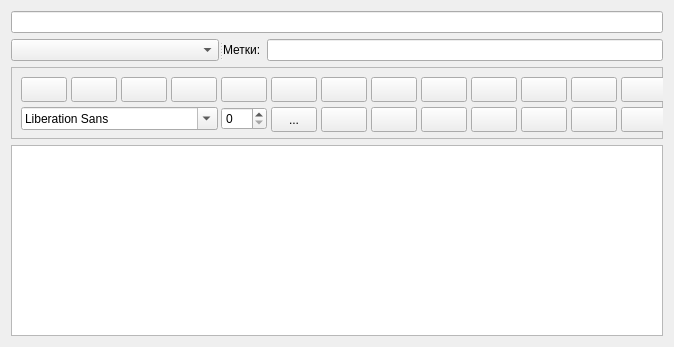
<?xml version="1.0" encoding="UTF-8"?>
<ui version="4.0">
 <class>NoteEditorWidget</class>
 <widget class="QWidget" name="NoteEditorWidget">
  <property name="geometry">
   <rect>
    <x>0</x>
    <y>0</y>
    <width>674</width>
    <height>347</height>
   </rect>
  </property>
  <property name="sizePolicy">
   <sizepolicy hsizetype="Expanding" vsizetype="Expanding">
    <horstretch>0</horstretch>
    <verstretch>0</verstretch>
   </sizepolicy>
  </property>
  <property name="minimumSize">
   <size>
    <width>672</width>
    <height>0</height>
   </size>
  </property>
  <property name="windowTitle">
   <string notr="true"/>
  </property>
  <layout class="QVBoxLayout" name="verticalLayout_2">
   <item>
    <layout class="QVBoxLayout" name="verticalLayout">
     <property name="sizeConstraint">
      <enum>QLayout::SetNoConstraint</enum>
     </property>
     <item>
      <widget class="QLineEdit" name="noteName"/>
     </item>
     <item>
      <widget class="QSplitter" name="splitterTagsNotebooks">
       <property name="orientation">
        <enum>Qt::Horizontal</enum>
       </property>
       <widget class="QComboBox" name="notebookComboBox"/>
       <widget class="QWidget" name="layoutWidget">
        <layout class="QHBoxLayout" name="horizontalLayout">
         <property name="sizeConstraint">
          <enum>QLayout::SetNoConstraint</enum>
         </property>
         <item>
          <widget class="QLabel" name="tagsLabel">
           <property name="text">
            <string>Метки:</string>
           </property>
           <property name="buddy">
            <cstring>tags</cstring>
           </property>
          </widget>
         </item>
         <item>
          <widget class="QLineEdit" name="tags"/>
         </item>
        </layout>
       </widget>
      </widget>
     </item>
     <item>
      <widget class="QFrame" name="frameButtons">
       <property name="sizePolicy">
        <sizepolicy hsizetype="Minimum" vsizetype="Preferred">
         <horstretch>0</horstretch>
         <verstretch>0</verstretch>
        </sizepolicy>
       </property>
       <property name="minimumSize">
        <size>
         <width>0</width>
         <height>72</height>
        </size>
       </property>
       <property name="maximumSize">
        <size>
         <width>1280</width>
         <height>16777215</height>
        </size>
       </property>
       <property name="frameShape">
        <enum>QFrame::StyledPanel</enum>
       </property>
       <property name="frameShadow">
        <enum>QFrame::Raised</enum>
       </property>
       <widget class="QPushButton" name="buttonUndo">
        <property name="geometry">
         <rect>
          <x>10</x>
          <y>10</y>
          <width>46</width>
          <height>25</height>
         </rect>
        </property>
        <property name="toolTip">
         <string>Отмена (Ctrl+Z)</string>
        </property>
        <property name="text">
         <string notr="true"/>
        </property>
        <property name="icon">
         <iconset theme="edit-undo">
          <normaloff/>
         </iconset>
        </property>
        <property name="autoDefault">
         <bool>false</bool>
        </property>
        <property name="default">
         <bool>false</bool>
        </property>
        <property name="flat">
         <bool>false</bool>
        </property>
       </widget>
       <widget class="QPushButton" name="buttonRedo">
        <property name="geometry">
         <rect>
          <x>60</x>
          <y>10</y>
          <width>46</width>
          <height>25</height>
         </rect>
        </property>
        <property name="toolTip">
         <string>Повторить (Ctrl+Y)</string>
        </property>
        <property name="text">
         <string notr="true"/>
        </property>
        <property name="icon">
         <iconset theme="edit-redo">
          <normaloff/>
         </iconset>
        </property>
        <property name="flat">
         <bool>false</bool>
        </property>
       </widget>
       <widget class="QPushButton" name="buttonCut">
        <property name="geometry">
         <rect>
          <x>110</x>
          <y>10</y>
          <width>46</width>
          <height>25</height>
         </rect>
        </property>
        <property name="toolTip">
         <string>Вырезать (Ctrl+X)</string>
        </property>
        <property name="text">
         <string notr="true"/>
        </property>
        <property name="icon">
         <iconset theme="edit-cut">
          <normaloff/>
         </iconset>
        </property>
       </widget>
       <widget class="QPushButton" name="buttonCopy">
        <property name="geometry">
         <rect>
          <x>160</x>
          <y>10</y>
          <width>46</width>
          <height>25</height>
         </rect>
        </property>
        <property name="toolTip">
         <string>Копировать (Ctrl+C)</string>
        </property>
        <property name="text">
         <string notr="true"/>
        </property>
        <property name="icon">
         <iconset theme="edit-copy">
          <normaloff/>
         </iconset>
        </property>
       </widget>
       <widget class="QPushButton" name="buttonPaste">
        <property name="geometry">
         <rect>
          <x>210</x>
          <y>10</y>
          <width>46</width>
          <height>25</height>
         </rect>
        </property>
        <property name="toolTip">
         <string>Вставить (Ctrl+V)</string>
        </property>
        <property name="text">
         <string notr="true"/>
        </property>
        <property name="icon">
         <iconset theme="edit-paste">
          <normaloff/>
         </iconset>
        </property>
       </widget>
       <widget class="QPushButton" name="buttonFormatTextBold">
        <property name="geometry">
         <rect>
          <x>260</x>
          <y>10</y>
          <width>46</width>
          <height>25</height>
         </rect>
        </property>
        <property name="toolTip">
         <string>Полужирный (Ctrl+B)</string>
        </property>
        <property name="text">
         <string notr="true"/>
        </property>
        <property name="icon">
         <iconset theme="format-text-bold">
          <normaloff/>
         </iconset>
        </property>
        <property name="checkable">
         <bool>true</bool>
        </property>
       </widget>
       <widget class="QPushButton" name="buttonFormatTextItalic">
        <property name="geometry">
         <rect>
          <x>310</x>
          <y>10</y>
          <width>46</width>
          <height>25</height>
         </rect>
        </property>
        <property name="toolTip">
         <string>Курсив (Ctrl+I)</string>
        </property>
        <property name="text">
         <string notr="true"/>
        </property>
        <property name="icon">
         <iconset theme="format-text-italic">
          <normaloff/>
         </iconset>
        </property>
        <property name="checkable">
         <bool>true</bool>
        </property>
       </widget>
       <widget class="QPushButton" name="buttonFormatTextUnderlined">
        <property name="geometry">
         <rect>
          <x>360</x>
          <y>10</y>
          <width>46</width>
          <height>25</height>
         </rect>
        </property>
        <property name="toolTip">
         <string>Подчеркнутый (Ctrl+U)</string>
        </property>
        <property name="text">
         <string notr="true"/>
        </property>
        <property name="icon">
         <iconset theme="format-text-underline">
          <normaloff/>
         </iconset>
        </property>
        <property name="checkable">
         <bool>true</bool>
        </property>
       </widget>
       <widget class="QPushButton" name="buttonFormatTextStrikethrough">
        <property name="geometry">
         <rect>
          <x>410</x>
          <y>10</y>
          <width>46</width>
          <height>25</height>
         </rect>
        </property>
        <property name="toolTip">
         <string>Зачеркнутый (Ctrl+S)</string>
        </property>
        <property name="text">
         <string notr="true"/>
        </property>
        <property name="icon">
         <iconset theme="format-text-strikethrough">
          <normaloff/>
         </iconset>
        </property>
        <property name="checkable">
         <bool>true</bool>
        </property>
       </widget>
       <widget class="QPushButton" name="buttonFormatTextAlignLeft">
        <property name="geometry">
         <rect>
          <x>460</x>
          <y>10</y>
          <width>46</width>
          <height>25</height>
         </rect>
        </property>
        <property name="toolTip">
         <string>По левому краю (Ctrl+L)</string>
        </property>
        <property name="text">
         <string notr="true"/>
        </property>
        <property name="icon">
         <iconset theme="format-justify-left">
          <normaloff/>
         </iconset>
        </property>
        <property name="checkable">
         <bool>true</bool>
        </property>
        <property name="checked">
         <bool>false</bool>
        </property>
       </widget>
       <widget class="QPushButton" name="buttonFormatTextAlignCenter">
        <property name="geometry">
         <rect>
          <x>510</x>
          <y>10</y>
          <width>46</width>
          <height>25</height>
         </rect>
        </property>
        <property name="toolTip">
         <string>По центру (Ctrl+E)</string>
        </property>
        <property name="text">
         <string notr="true"/>
        </property>
        <property name="icon">
         <iconset theme="format-justify-center">
          <normaloff/>
         </iconset>
        </property>
        <property name="checkable">
         <bool>true</bool>
        </property>
       </widget>
       <widget class="QPushButton" name="buttonFormatTextAlignRight">
        <property name="geometry">
         <rect>
          <x>560</x>
          <y>10</y>
          <width>46</width>
          <height>25</height>
         </rect>
        </property>
        <property name="toolTip">
         <string>По правому краю (Ctrl+R)</string>
        </property>
        <property name="text">
         <string notr="true"/>
        </property>
        <property name="icon">
         <iconset theme="format-justify-right">
          <normaloff/>
         </iconset>
        </property>
        <property name="checkable">
         <bool>true</bool>
        </property>
       </widget>
       <widget class="QPushButton" name="buttonAddHorizontalLine">
        <property name="geometry">
         <rect>
          <x>360</x>
          <y>40</y>
          <width>46</width>
          <height>25</height>
         </rect>
        </property>
        <property name="sizePolicy">
         <sizepolicy hsizetype="Minimum" vsizetype="Fixed">
          <horstretch>0</horstretch>
          <verstretch>0</verstretch>
         </sizepolicy>
        </property>
        <property name="toolTip">
         <string>Вставить горизонтальную линию</string>
        </property>
        <property name="text">
         <string notr="true"/>
        </property>
        <property name="icon">
         <iconset theme="insert-horizontal-rule">
          <normaloff/>
         </iconset>
        </property>
       </widget>
       <widget class="QPushButton" name="buttonIndentIncrease">
        <property name="geometry">
         <rect>
          <x>460</x>
          <y>40</y>
          <width>46</width>
          <height>25</height>
         </rect>
        </property>
        <property name="toolTip">
         <string>Увеличить отступ</string>
        </property>
        <property name="text">
         <string notr="true"/>
        </property>
        <property name="icon">
         <iconset theme="format-indent-more">
          <normaloff/>
         </iconset>
        </property>
       </widget>
       <widget class="QPushButton" name="buttonIndentDecrease">
        <property name="geometry">
         <rect>
          <x>410</x>
          <y>40</y>
          <width>46</width>
          <height>25</height>
         </rect>
        </property>
        <property name="toolTip">
         <string>Уменьшить отступ</string>
        </property>
        <property name="text">
         <string notr="true"/>
        </property>
        <property name="icon">
         <iconset theme="format-indent-less">
          <normaloff/>
         </iconset>
        </property>
       </widget>
       <widget class="QPushButton" name="buttonInsertUnorderedList">
        <property name="geometry">
         <rect>
          <x>560</x>
          <y>40</y>
          <width>46</width>
          <height>25</height>
         </rect>
        </property>
        <property name="toolTip">
         <string>Маркированный список (Shift+F12)</string>
        </property>
        <property name="text">
         <string notr="true"/>
        </property>
        <property name="icon">
         <iconset theme="format-list-unordered">
          <normaloff/>
         </iconset>
        </property>
       </widget>
       <widget class="QPushButton" name="buttonInsertOrderedList">
        <property name="geometry">
         <rect>
          <x>510</x>
          <y>40</y>
          <width>46</width>
          <height>25</height>
         </rect>
        </property>
        <property name="toolTip">
         <string>Нумерованный список (F12)</string>
        </property>
        <property name="text">
         <string notr="true"/>
        </property>
        <property name="icon">
         <iconset theme="format-list-ordered">
          <normaloff/>
         </iconset>
        </property>
       </widget>
       <widget class="QSpinBox" name="spinBoxChooseFontSize">
        <property name="geometry">
         <rect>
          <x>210</x>
          <y>40</y>
          <width>46</width>
          <height>23</height>
         </rect>
        </property>
        <property name="sizePolicy">
         <sizepolicy hsizetype="Expanding" vsizetype="Fixed">
          <horstretch>0</horstretch>
          <verstretch>0</verstretch>
         </sizepolicy>
        </property>
        <property name="toolTip">
         <string>Кегль</string>
        </property>
       </widget>
       <widget class="QToolButton" name="toolButtonChooseTextColor">
        <property name="geometry">
         <rect>
          <x>260</x>
          <y>40</y>
          <width>46</width>
          <height>25</height>
         </rect>
        </property>
        <property name="toolTip">
         <string>Изменить цвет всего текста</string>
        </property>
        <property name="text">
         <string>...</string>
        </property>
        <property name="icon">
         <iconset theme="format-text-color">
          <normaloff/>
         </iconset>
        </property>
       </widget>
       <widget class="QToolButton" name="toolButtonChooseSelectedTextColor">
        <property name="geometry">
         <rect>
          <x>310</x>
          <y>40</y>
          <width>46</width>
          <height>25</height>
         </rect>
        </property>
        <property name="toolTip">
         <string>Изменить текст выделения</string>
        </property>
        <property name="text">
         <string notr="true"/>
        </property>
        <property name="icon">
         <iconset theme="format-stroke-color">
          <normaloff/>
         </iconset>
        </property>
       </widget>
       <widget class="QPushButton" name="buttonSpellCheck">
        <property name="geometry">
         <rect>
          <x>610</x>
          <y>40</y>
          <width>46</width>
          <height>25</height>
         </rect>
        </property>
        <property name="toolTip">
         <string>Проверка орфографии (F7)</string>
        </property>
        <property name="text">
         <string notr="true"/>
        </property>
        <property name="icon">
         <iconset theme="tools-check-spelling">
          <normaloff/>
         </iconset>
        </property>
       </widget>
       <widget class="QPushButton" name="buttonInsertTodoCheckbox">
        <property name="geometry">
         <rect>
          <x>610</x>
          <y>10</y>
          <width>46</width>
          <height>25</height>
         </rect>
        </property>
        <property name="toolTip">
         <string notr="true">TODO</string>
        </property>
        <property name="text">
         <string notr="true"/>
        </property>
        <property name="icon">
         <iconset theme="checkbox">
          <normaloff/>
         </iconset>
        </property>
       </widget>
       <widget class="QFontComboBox" name="fontComboBox">
        <property name="geometry">
         <rect>
          <x>10</x>
          <y>40</y>
          <width>197</width>
          <height>23</height>
         </rect>
        </property>
        <property name="sizePolicy">
         <sizepolicy hsizetype="Expanding" vsizetype="Fixed">
          <horstretch>0</horstretch>
          <verstretch>0</verstretch>
         </sizepolicy>
        </property>
        <property name="toolTip">
         <string>Шрифт</string>
        </property>
       </widget>
      </widget>
     </item>
     <item>
      <widget class="QuteNoteTextEdit" name="noteTextEdit">
       <property name="mouseTracking">
        <bool>true</bool>
       </property>
      </widget>
     </item>
    </layout>
   </item>
  </layout>
 </widget>
 <customwidgets>
  <customwidget>
   <class>QuteNoteTextEdit</class>
   <extends>QTextEdit</extends>
   <header>QuteNoteTextEdit.h</header>
  </customwidget>
 </customwidgets>
 <tabstops>
  <tabstop>noteName</tabstop>
  <tabstop>notebookComboBox</tabstop>
  <tabstop>tags</tabstop>
  <tabstop>buttonUndo</tabstop>
  <tabstop>buttonRedo</tabstop>
  <tabstop>buttonCut</tabstop>
  <tabstop>buttonCopy</tabstop>
  <tabstop>buttonPaste</tabstop>
  <tabstop>buttonFormatTextBold</tabstop>
  <tabstop>buttonFormatTextItalic</tabstop>
  <tabstop>buttonFormatTextUnderlined</tabstop>
  <tabstop>buttonFormatTextStrikethrough</tabstop>
  <tabstop>buttonFormatTextAlignLeft</tabstop>
  <tabstop>buttonFormatTextAlignCenter</tabstop>
  <tabstop>buttonFormatTextAlignRight</tabstop>
  <tabstop>buttonAddHorizontalLine</tabstop>
  <tabstop>buttonIndentIncrease</tabstop>
  <tabstop>buttonIndentDecrease</tabstop>
  <tabstop>buttonInsertUnorderedList</tabstop>
  <tabstop>buttonInsertOrderedList</tabstop>
  <tabstop>spinBoxChooseFontSize</tabstop>
  <tabstop>toolButtonChooseTextColor</tabstop>
  <tabstop>toolButtonChooseSelectedTextColor</tabstop>
  <tabstop>buttonSpellCheck</tabstop>
  <tabstop>buttonInsertTodoCheckbox</tabstop>
  <tabstop>noteTextEdit</tabstop>
 </tabstops>
 <resources/>
 <connections>
  <connection>
   <sender>buttonUndo</sender>
   <signal>clicked()</signal>
   <receiver>noteTextEdit</receiver>
   <slot>undo()</slot>
   <hints>
    <hint type="sourcelabel">
     <x>36</x>
     <y>77</y>
    </hint>
    <hint type="destinationlabel">
     <x>41</x>
     <y>256</y>
    </hint>
   </hints>
  </connection>
  <connection>
   <sender>buttonRedo</sender>
   <signal>clicked()</signal>
   <receiver>noteTextEdit</receiver>
   <slot>redo()</slot>
   <hints>
    <hint type="sourcelabel">
     <x>94</x>
     <y>76</y>
    </hint>
    <hint type="destinationlabel">
     <x>99</x>
     <y>259</y>
    </hint>
   </hints>
  </connection>
  <connection>
   <sender>buttonCut</sender>
   <signal>clicked()</signal>
   <receiver>noteTextEdit</receiver>
   <slot>cut()</slot>
   <hints>
    <hint type="sourcelabel">
     <x>146</x>
     <y>76</y>
    </hint>
    <hint type="destinationlabel">
     <x>151</x>
     <y>254</y>
    </hint>
   </hints>
  </connection>
  <connection>
   <sender>buttonCopy</sender>
   <signal>clicked()</signal>
   <receiver>noteTextEdit</receiver>
   <slot>copy()</slot>
   <hints>
    <hint type="sourcelabel">
     <x>188</x>
     <y>79</y>
    </hint>
    <hint type="destinationlabel">
     <x>196</x>
     <y>246</y>
    </hint>
   </hints>
  </connection>
  <connection>
   <sender>buttonPaste</sender>
   <signal>clicked()</signal>
   <receiver>noteTextEdit</receiver>
   <slot>paste()</slot>
   <hints>
    <hint type="sourcelabel">
     <x>237</x>
     <y>77</y>
    </hint>
    <hint type="destinationlabel">
     <x>242</x>
     <y>267</y>
    </hint>
   </hints>
  </connection>
  <connection>
   <sender>fontComboBox</sender>
   <signal>currentFontChanged(QFont)</signal>
   <receiver>noteTextEdit</receiver>
   <slot>setCurrentFont(QFont)</slot>
   <hints>
    <hint type="sourcelabel">
     <x>211</x>
     <y>121</y>
    </hint>
    <hint type="destinationlabel">
     <x>668</x>
     <y>248</y>
    </hint>
   </hints>
  </connection>
  <connection>
   <sender>spinBoxChooseFontSize</sender>
   <signal>valueChanged(int)</signal>
   <receiver>noteTextEdit</receiver>
   <slot>setFontWeight(int)</slot>
   <hints>
    <hint type="sourcelabel">
     <x>260</x>
     <y>121</y>
    </hint>
    <hint type="destinationlabel">
     <x>668</x>
     <y>251</y>
    </hint>
   </hints>
  </connection>
 </connections>
</ui>
